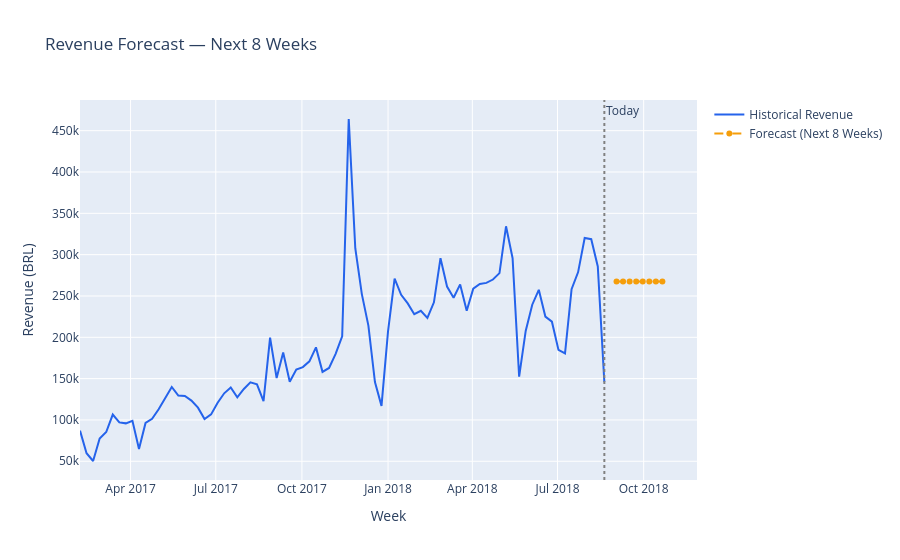

The notebook cell this image was saved under:
### Code cell
# Naive baseline wins — use it as our official forecast
# Predict next 8 weeks using last known values

last_week = weekly_clean["order_date"].max()
last_revenue = weekly_clean["revenue"].iloc[-1]
avg_recent = weekly_clean["revenue"].tail(8).mean()

future_weeks = pd.date_range(
    start=last_week + pd.Timedelta(weeks=1),
    periods=8, freq="W")

# Naive forecast = rolling average of last 4 weeks
last_4_avg = weekly_clean["revenue"].tail(4).mean()

future_forecast = pd.DataFrame({
    "order_date": future_weeks,
    "predicted_revenue": [last_4_avg] * 8,
    "type": "Forecast"
})

print("📅 Next 8 Weeks Forecast:")
print(future_forecast.to_string(index=False))

# Plot historical + forecast
fig = go.Figure()

fig.add_trace(go.Scatter(
    x=weekly_clean["order_date"],
    y=weekly_clean["revenue"],
    name="Historical Revenue",
    line=dict(color="#2563eb", width=2)))

fig.add_trace(go.Scatter(
    x=future_forecast["order_date"],
    y=future_forecast["predicted_revenue"],
    name="Forecast (Next 8 Weeks)",
    line=dict(color="#f59e0b", width=2, dash="dash")))

fig.add_vline(x=last_week,
              line_dash="dot", line_color="gray",
              annotation_text="Today")

fig.update_layout(
    title="Revenue Forecast — Next 8 Weeks",
    xaxis_title="Week",
    yaxis_title="Revenue (BRL)")
fig.show()

# Save future forecast
future_forecast.to_csv(
    "data/processed/future_forecast.csv", index=False)
weekly_clean.to_csv(
    "data/processed/weekly_features.csv", index=False)

print(f"\n✅ Forecast saved!")
print(f"   Avg weekly revenue (last 4 weeks): "
      f"BRL {last_4_avg:,.0f}")
print(f"   Forecast for next 8 weeks:         "
      f"BRL {last_4_avg*8:,.0f}")
